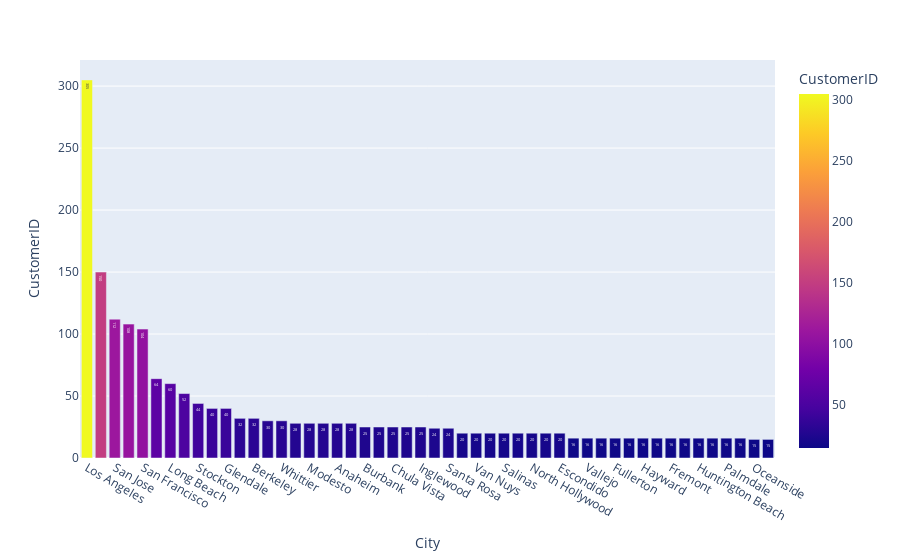

The notebook cell saved with this chart:
### Code cell
# Most customers are in the Los Angeles, San Diego, San Francisco area.
fig = px.bar(df.groupby(['City'])['CustomerID'].count().reset_index().sort_values('CustomerID', 
             ascending=False).head(50),
             x='City',
             y='CustomerID', 
             color = 'CustomerID',
             text = 'CustomerID')
fig.show()

### Figure 1 — Plotly figure (JSON) as saved in the notebook; plotly's stock layout.template omitted (floating-point values rounded to 4 significant figures)
{"data": [{"alignmentgroup": "True", "hovertemplate": "City=%{x}<br>CustomerID=%{marker.color}<extra></extra>", "legendgroup": "", "marker": {"color": [305, 150, 112, 108, 104, 64, 60, 52, 44, 40, 40, 32, 32, 30, 30, 28, 28, 28, 28, 28, 25, 25, 25, 25, 25, 24, 24, 20, 20, 20, 20, 20, 20, 20, 20, 16, 16, 16, 16, 16, 16, 16, 16, 16, 16, 16, 16, 16, 15, 15], "coloraxis": "coloraxis", "pattern": {"shape": ""}}, "name": "", "offsetgroup": "", "orientation": "v", "showlegend": false, "text": [305, 150, 112, 108, 104, 64, 60, 52, 44, 40, 40, 32, 32, 30, 30, 28, 28, 28, 28, 28, 25, 25, 25, 25, 25, 24, 24, 20, 20, 20, 20, 20, 20, 20, 20, 16, 16, 16, 16, 16, 16, 16, 16, 16, 16, 16, 16, 16, 15, 15], "textposition": "auto", "type": "bar", "x": ["Los Angeles", "San Diego", "San Jose", "Sacramento", "San Francisco", "Fresno", "Long Beach", "Oakland", "Stockton", "Bakersfield", "Glendale", "Riverside", "Berkeley", "Pasadena", "Whittier", "San Bernardino", "Modesto", "Santa Barbara", "Anaheim", "Irvine", "Burbank", "Torrance", "Chula Vista", "Santa Monica", "Inglewood", "Santa Ana", "Santa Rosa", "Rancho Cucamonga", "Van Nuys", "Garden Grove", "Salinas", "Orange", "North Hollywood", "Corona", "Escondido", "Santa Cruz", "Vallejo", "Moreno Valley", "Fullerton", "Redwood City", "Hayward", "Newport Beach", "Fremont", "Concord", "Huntington Beach", "Palo Alto", "Palmdale", "San Mateo", "Oceanside", "Ontario"], "xaxis": "x", "y": [305, 150, 112, 108, 104, 64, 60, 52, 44, 40, 40, 32, 32, 30, 30, 28, 28, 28, 28, 28, 25, 25, 25, 25, 25, 24, 24, 20, 20, 20, 20, 20, 20, 20, 20, 16, 16, 16, 16, 16, 16, 16, 16, 16, 16, 16, 16, 16, 15, 15], "yaxis": "y"}], "layout": {"barmode": "relative", "coloraxis": {"colorbar": {"title": {"text": "CustomerID"}}, "colorscale": [[0, "#0d0887"], [0.1111, "#46039f"], [0.2222, "#7201a8"], [0.3333, "#9c179e"], [0.4444, "#bd3786"], [0.5556, "#d8576b"], [0.6667, "#ed7953"], [0.7778, "#fb9f3a"], [0.8889, "#fdca26"], [1, "#f0f921"]]}, "legend": {"tracegroupgap": 0}, "margin": {"t": 60}, "xaxis": {"anchor": "y", "domain": [0, 1], "title": {"text": "City"}}, "yaxis": {"anchor": "x", "domain": [0, 1], "title": {"text": "CustomerID"}}}}
